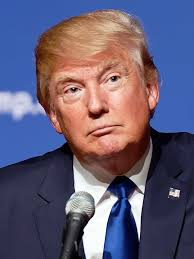
#> input picture Trump.jpg, 194 x 259 px
$ python '(Linear Algebra)Approximation.py'
#> lines starting #> are read from the running program, lines starting #| are printed output that depends on the picture
# -*- coding: utf-8 -*-
"""
Created on Wed Jul  3 13:36:45 2024

@author: socce
"""


#User option
EconOption = False
filename = ('Trump.jpg')
approximations = (3,5,10,30,150)  #How many eigenmodes to approximate? (number of trials = odd)


import numpy as np
import matplotlib.pyplot as plt
import cv2
X = cv2.imread(filename, cv2.IMREAD_GRAYSCALE)
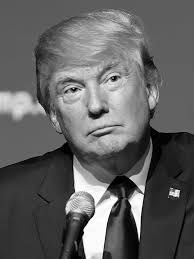
#> X: shape (259, 194); min 0, max 255, mean 97.5

#Calculation
n, m = X.shape
#> n = 259; m = 194
U, S, V = np.linalg.svd(X, full_matrices=not EconOption)   #Calculates the full SVD
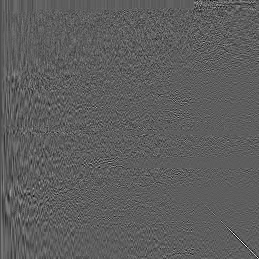
#> U: shape (259, 259) float64; min -0.397, max 0.677, mean -0.000229; drawn with min black and max white
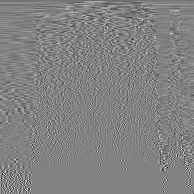
#> V: shape (194, 194) float64; min -0.586, max 0.564, mean -0.000348; drawn with min black and max white
#> S = 194 values, max 23571.9 at index 0, min 0.366 at index 193, mean 394.6
if EconOption:
    Smat = np.zeros((m,m))
else:
    Smat = np.zeros((n,m))
Smat[:m,:m] = np.diag(S)
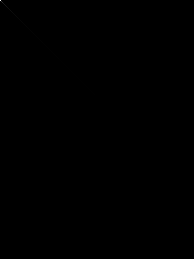
#> Smat: shape (259, 194) float64; min 0, max 23571.9, mean 1.5; drawn with min black and max white

'''
j = 0
import matplotlib.pyplot as plt
for i in (3,10,30,150):
    Xapprox = U[:,0:i]@Smat[0:i, 0:i]@V[0:i, :]
    plt.figure(j+1)
    j += 1
    img = plt.imshow(Xapprox, cmap='gray')
    plt.axis('off')
    plt.title('i = ' + str(i) )
    plt.show()
'''

#Plot approximated images
plt.figure(figsize=(6,5), dpi=150)
j = 1
l = int(np.ceil(len(approximations)/2))
plt.subplot(l,l,1)
img = plt.imshow(X, cmap='gray')
plt.axis('off')
plt.title('original')
for i in (3,5,10,30,150): #Try odd number of approximations
    Xapprox = U[:,0:i]@Smat[0:i, 0:i]@V[0:i, :]
    plt.subplot(l,l,j+1)
    j += 1
    img = plt.imshow(Xapprox, cmap='gray')
    plt.axis('off')
    plt.title('i = ' + str(i) )
#> this loop made 5 passes
#> pass 3, `Xapprox = U[:,0:i]@Smat[0:i, 0:i]@V[0:i, :]`:
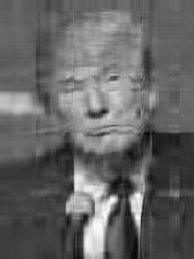
#> Xapprox: shape (259, 194) float64; min -28.2, max 288.8, mean 97.5; drawn with min black and max white
#> after the loop, j = 6
plt.show()
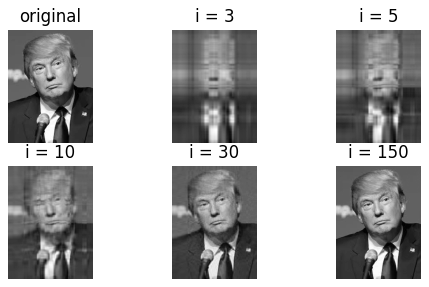
#> figure drawn by matplotlib, 6 panels


#log plot and cumulative sum of singular values
plt.figure(figsize=(10, 6), dpi=100)
plt.subplot(2,1,1)
plt.yscale("log")
plt.plot(S)
plt.yscale("log")
plt.title('logplot of singular values')

Scum = np.cumsum(S)
#> Scum = 194 values from 23571.9 to 76553.4
Scum = Scum/Scum[-1]
#> Scum = 194 values from 0.308 to 1
plt.subplot(2,1,2)
plt.plot(Scum)
plt.title('Percentage cumulative sum of singular values')
plt.subplots_adjust(bottom=0.01, right=0.8, top=0.9)
plt.show()
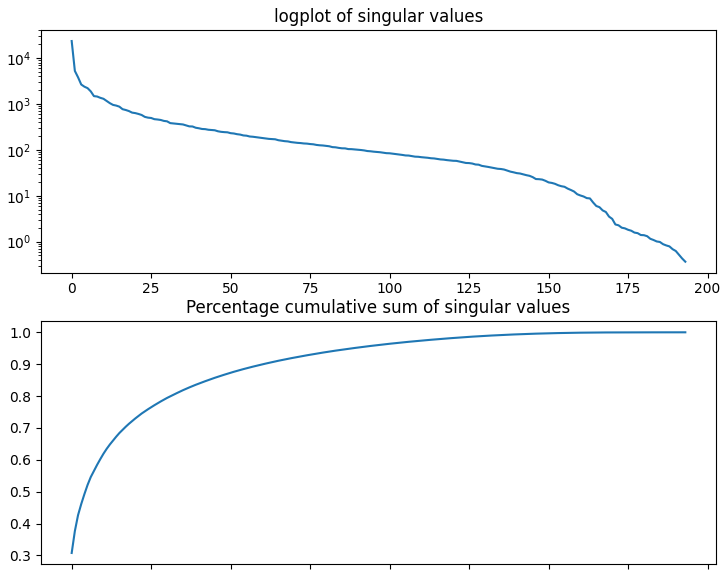
#> figure drawn by matplotlib, 2 panels; panel 1: curve peaks at x = 0, y = 23571.9; panel 2: curve peaks at x = 193, y = 1


'''
u = m
Xapprox = U[:,0:u]@Smat[0:u, 0:u]@V[0:u, :]
plt.imshow(Xapprox, cmap='gray')

cv2.imshow('ImageCalculated', Xcal)# waits for user to press any key
# (this is necessary to avoid Python kernel form crashing)
cv2.waitKey(0)

# closing all open windows
cv2.destroyAllWindows()
'''
